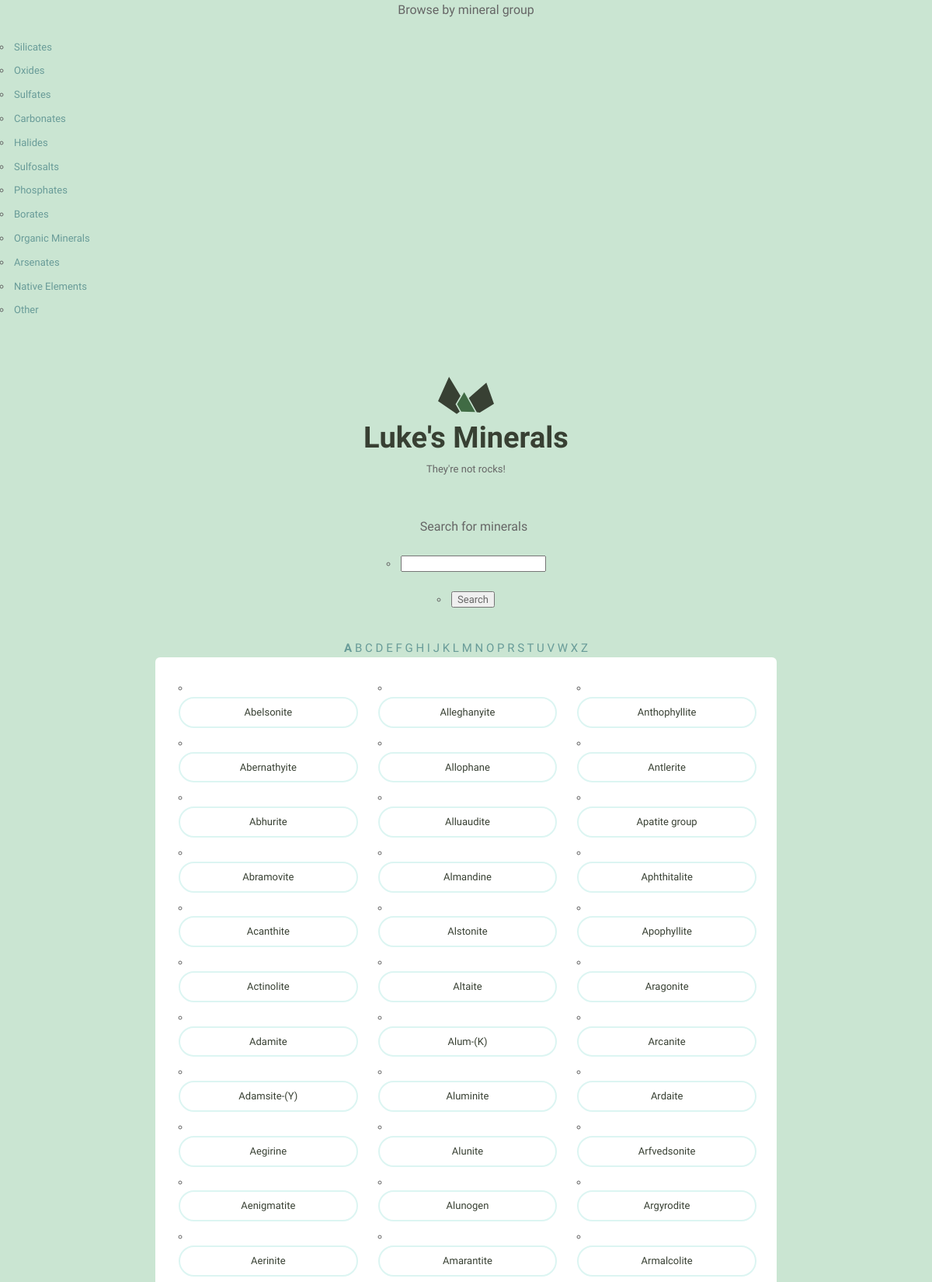
Page /minerals/ (upper part) on the committed database.
### minerals/models.py (models this page shows, shortened)
class Mineral(models.Model):
    name = models.CharField(max_length=255)
    image_filename = models.CharField(max_length=255)
    image_caption = models.CharField(max_length=255)
    category = models.CharField(max_length=255)
    formula = models.CharField(max_length=255)
    strunz_classification = models.CharField(max_length=255)
    color = models.CharField(max_length=255)
    crystal_system = models.CharField(max_length=255)
    unit_cell = models.CharField(max_length=255)
    crystal_symmetry = models.CharField(max_length=255)
    cleavage = models.CharField(max_length=255)
    mohs_scale_hardness = models.CharField(max_length=255)
    luster = models.CharField(max_length=255)
    streak = models.CharField(max_length=255)
    diaphaneity = models.CharField(max_length=255)
    optical_properties = models.CharField(max_length=255)
    refractive_index = models.CharField(max_length=255)
    crystal_habit = models.CharField(max_length=255)
    specific_gravity = models.CharField(max_length=255)
    group = models.CharField(max_length=255)

### minerals/views.py (the view)
# urls.py: url(r'(?P<letter>[A-Z])/$', views.mineral_list, name='list'),
def mineral_list(request, letter=None):
    if not letter:
        letter = "A"
    minerals = Mineral.objects.filter(name__istartswith=letter)
    return render(request, 'minerals/index.html',
                  {'minerals': minerals,
                   'letter': letter,
                   'alphabet': alphabet,
                   'groups': groups,
                  })

### minerals/templates/minerals/index.html
{% extends "layout.html" %}
{% load static %}
{% load static from staticfiles %}
{% block content %}
    <div class="minerals__container">
        <ul>
        {% for mineral in minerals %}
            <li class="minerals__item">
              <a class="minerals__anchor" href="{% url 'minerals:detail' pk=mineral.pk %}">{{ mineral.name }}</a>
            </li>
        {% endfor %}
        </ul>
    </div>
{% endblock %}

### assets/css/global.css (style rules this page uses)
html { font-family: sans-serif; -ms-text-size-adjust: 100%; -webkit-text-size-adjust: 100%; }
body { margin: 0; }
a { background-color: transparent; }
html { font-size: 62.5%; }
body { background-color: #CAE5D2; font-size: 1.5em; line-height: 1.6; font-weight: 400; font-family: "Cousine"; color: #666; }
a { color: #689b98; text-decoration: none; -webkit-transition: color 0.2s; -moz-transition: color 0.2s; -ms-transition: color 0.2s; -o-transition: color 0.2s; transition: color 0.2s; }
ul { list-style: circle inside; padding-left: 0; margin-top: 0; }
li { margin-bottom: 1rem; font-size: 1.3rem; }
table, p, ul { margin-bottom: 2.5rem; }
.minerals__container { background-color: #fff; border-radius: 6px; list-style: none; padding: 30px 30px 20px 30px; -webkit-column-gap: 30px; -moz-column-gap: 30px; column-gap: 30px; }
@media (min-width: 640px) { .minerals__container { -webkit-column-count: 3; -moz-column-count: 3; column-count: 3; } }
.minerals__anchor { border: solid 2px #DCF5F2; border-radius: 100px; color: #384033; display: block; font-size: 13px; text-align: center; padding: 8px 0 7px 0; width: 100%; transition: background-color 200ms ease-in-out, font-weight 200ms ease-in-out, color 200ms ease-in-out; }

### rows in the picture
Mineral: name "Abelsonite"
Mineral: name "Abernathyite"
Mineral: name "Abhurite"
Mineral: name "Abramovite"
Mineral: name "Acanthite"
Mineral: name "Actinolite"
Mineral: name "Adamite"
Mineral: name "Adamsite-(Y)"
Mineral: name "Aegirine"
Mineral: name "Aenigmatite"
Mineral: name "Aerinite"
Mineral: name "Alleghanyite"
Mineral: name "Allophane"
Mineral: name "Alluaudite"
Mineral: name "Almandine"
Mineral: name "Alstonite"
Mineral: name "Altaite"
Mineral: name "Alum-(K)"
Mineral: name "Aluminite"
Mineral: name "Alunite"
Mineral: name "Alunogen"
Mineral: name "Amarantite"
Mineral: name "Anthophyllite"
Mineral: name "Antlerite"
Mineral: name "Apatite group"
Mineral: name "Aphthitalite"
Mineral: name "Apophyllite"
Mineral: name "Aragonite"
Mineral: name "Arcanite"
Mineral: name "Ardaite"
Mineral: name "Arfvedsonite"
Mineral: name "Argyrodite"
Mineral: name "Armalcolite"

### other values in the picture
{{ group }} "Silicates" "Oxides" "Sulfates" "Carbonates" "Halides" "Sulfosalts" "Phosphates" "Borates" "Organic Minerals" "Arsenates" "Native Elements" "Other"
{{ character }} "A" "B" "C" "D" "E" "F" "G" "H" "I" "J" "K" "L" "M" "N" "O" "P" "R" "S" "T" "U" "V" "W" "X" "Z"
